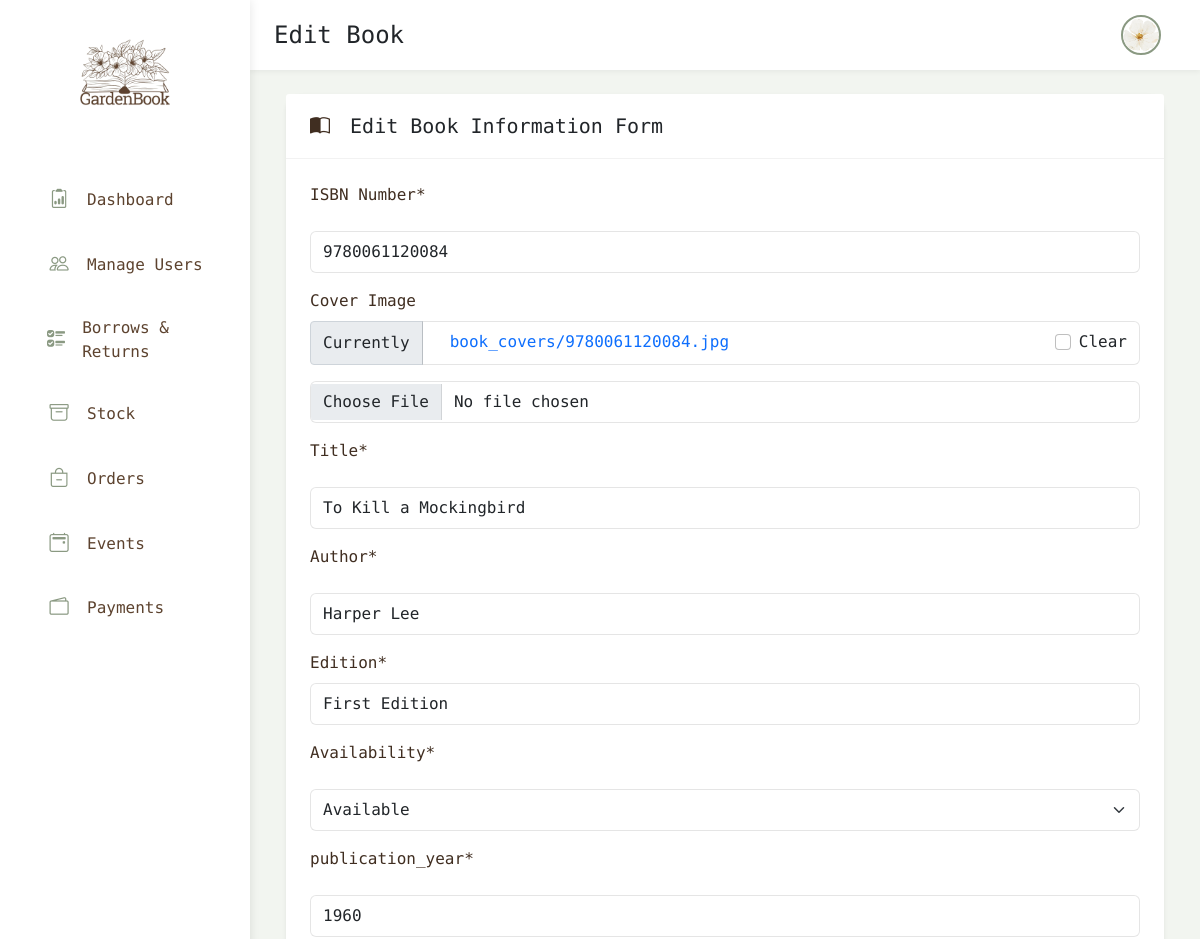
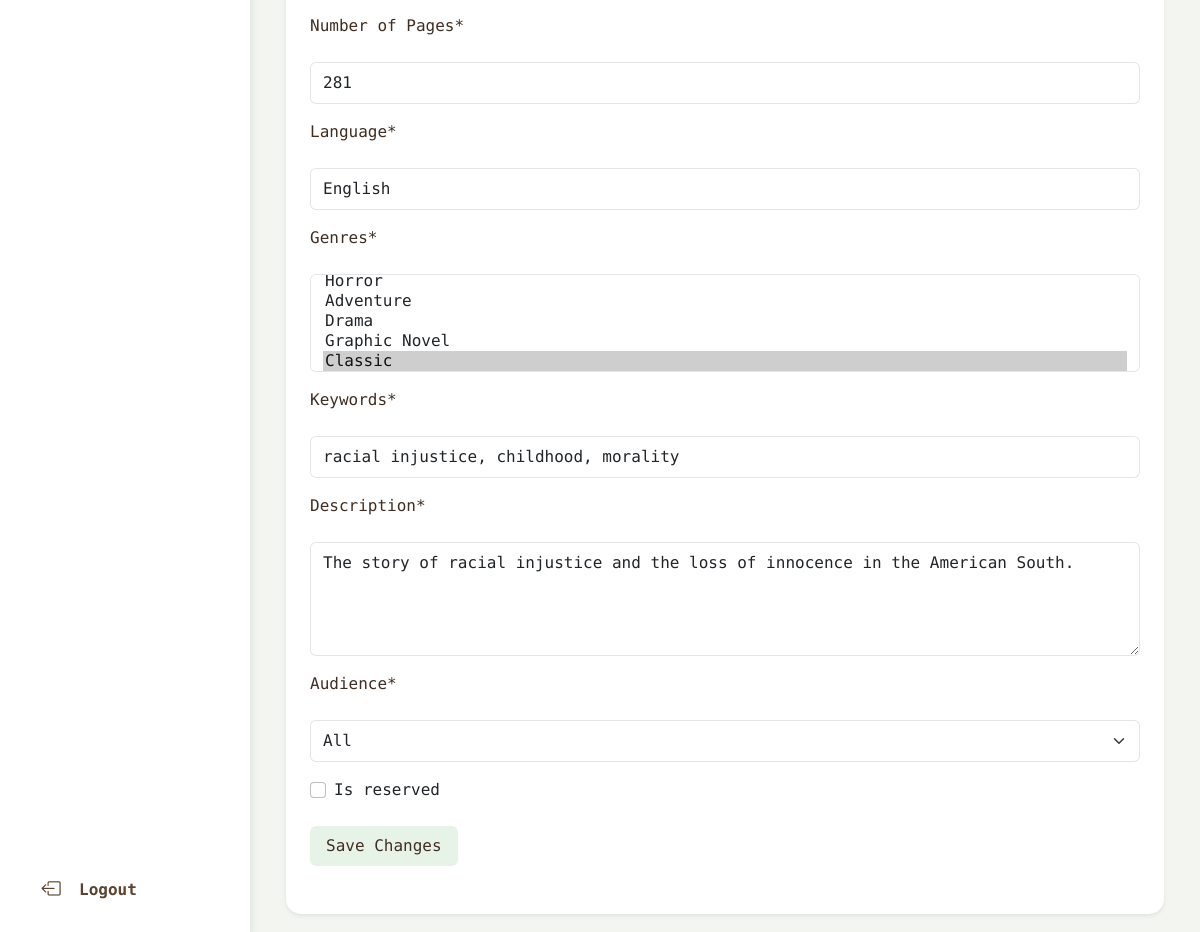
/edit-book/3/ (signed in), run on the app's committed database (2 pictures, top to bottom).
### theApp/models.py (models this page shows, shortened)
class Person(AbstractUser):
    cin = models.CharField(max_length=20, unique=True, default="")
    profile_pic = models.ImageField(upload_to='profile_pics/', null=True, blank=True, default='profile_pics/profile_pic1.png')
    first_name = models.CharField(max_length=50)
    last_name = models.CharField(max_length=50)
    role = models.CharField(max_length=20,choices=RoleName.choices, default=RoleName.READER)
    dob = models.DateField(null=True, blank=True)
    phone = models.CharField(max_length=15, null=True, blank=True)
    status = models.CharField(max_length=20, choices=MembershipStatus.choices, default=MembershipStatus.ACTIVE)
    address = models.CharField(max_length=255, null=True, blank=True)
    city = models.CharField(max_length=100, null=True, blank=True)
    postal_code = models.CharField(max_length=20, null=True, blank=True)
    country = models.CharField(max_length=100, null=True, blank=True)
    bio = models.CharField(max_length=300, null=True, blank=True)
    unread_alerts = models.IntegerField(default=0)
    class Meta:
        ordering = ['-date_joined']

class Book(models.Model):
    ISBN = models.CharField(max_length=13, unique=True)
    cover = models.ImageField(upload_to='book_covers/', null=True, blank=True, default="book_covers/default_book_cover.png") # 'ImageField' handels image uploads
    title = models.CharField(max_length=255,default="")
    author = models.CharField(max_length=255,default="")
    edition = models.CharField(max_length=255,default="")
    availability = models.CharField(max_length=30,choices=Availability.choices, default=Availability.AVAILABLE)
    publication_year = models.IntegerField(default=0)
    nbPage = models.IntegerField(default="")
    lang = models.CharField(max_length=244,default="")
    genres = models.ManyToManyField(Genre)
    keywords = models.CharField(max_length=244,default="")
    description = models.CharField(max_length=244,default="")
    audience = models.CharField(max_length=20, choices=AudienceType.choices, default="")
    review = models.IntegerField(default=0, validators=[
            MinValueValidator(0),
            MaxValueValidator(10)
        ])
    nb_borrows = models.IntegerField(default=0)
    date_creation = models.DateField(auto_now_add=True)
    date_modification = models.DateField(auto_now=True)
    is_reserved = models.BooleanField(default=False)

### theApp/views.py (the view)
# urls.py: path('edit-book/<str:pk>/', views.edit_book, name='edit-book'),
@login_required(login_url='login')
def edit_book(request, pk):
  book = Book.objects.get(id = pk)
  form = CustomBookEditingForm(instance=book)
  if request.method == 'POST':
    form = CustomBookEditingForm(request.POST, instance=book, files=request.FILES)
    if form.is_valid():
      form.save()
      return redirect('stock')
  context = {'form' : form, 'book': book}
  return render(request, 'editBook.html', context)

### theApp/models.py (called while the page is built)
    def __str__(self):
        return self.name

### templates/editBook.html (shortened to what this page needs)
{% extends 'baseLibrarian.html' %}
{% load crispy_forms_tags %}
{% block page %}Edit Book{% endblock %}
{% block content %}
<div class="container-fluid">
  <div class="row">
    <div class="col-12">
      <div class="card rounded-20 shadow-sm">
        <div class="card-header bg-white">
          <h5 class="card-title mb-0">
            <i class="bi bi-book-half me-2 text-brown"></i>
            Edit Book Information Form
          </h5>
        </div>
        <div class="card-body">
          <form method="POST" enctype="multipart/form-data" class="needs-validation">
            {% crispy form %}
          </form>
        </div>
      </div>
    </div>
  </div>
</div>
{% endblock %}

### templates/baseLibrarian.html (shortened to what this page needs)
{% load static %}
<!DOCTYPE html>
<html lang="en">
<head>
  <link href="{% static 'assets/dist/css/bootstrap.min.css' %}" rel="stylesheet">
  <link rel="stylesheet" href="{% static 'css/base.css' %}">
</head>
<body>
  <div class="layout-container">
    <aside class="sidebar">
      <div class="sidebar-inner">
        <div class="text-center mb-5">
          <a href="{% url 'dashboard' %}"
            class="d-flex align-items-center justify-content-center text-brown text-decoration-none">
            <img src="{% static 'assets/brand/_logo-nobg.png' %}" class="img-fluid" width="90" height="90" role="img"
              alt="Library Management System">
          </a>
        </div>
        <nav class="sidebar-nav">
          <ul class="list-unstyled ps-2">
            <li class="nav-item mb-3">
              <a href="{% url 'dashboard' %}"
                class="sidebar-link d-flex align-items-center {% if request.path == '/dashboard/' %}active-link{% endif %}">
                <i class="bi bi-clipboard2-data me-3"></i>
                <span>Dashboard</span>
              </a>
            </li>
            <li class="nav-item mb-3">
              <a href="{% url 'manage-users' %}"
                class="sidebar-link d-flex align-items-center {% if request.path == '/manage-users/' %}active-link{% endif %}">
                <i class="bi bi-people me-3"></i>
                <span>Manage Users</span>
              </a>
            </li>
            <li class="nav-item mb-3">
              <a href="{% url 'borrows-returns' %}"
                class="sidebar-link d-flex align-items-center {% if request.path == '/borrows-returns/' %}active-link{% endif %}">
                <i class="bi bi-ui-checks me-3"></i>
                <span>Borrows & Returns</span>
              </a>
            </li>
            <li class="nav-item mb-3">
              <a href="{% url 'stock' %}"
                class="sidebar-link d-flex align-items-center {% if request.path == '/stock/' %}active-link{% endif %}">
                <i class="bi bi-archive me-3"></i>
                <span>Stock</span>
              </a>
            </li>
            <li class="nav-item mb-3">
              <a href="{% url 'orders' %}"
                class="sidebar-link d-flex align-items-center {% if request.path == '/orders/' %}active-link{% endif %}">
                <i class="bi bi-bag-dash me-3"></i>
                <span>Orders</span>
              </a>
            </li>
            <li class="nav-item mb-3">
              <a href="{% url 'manage-event' %}"
                class="sidebar-link d-flex align-items-center {% if request.path == '/manage-event/' %}active-link{% endif %}">
                <i class="bi bi-calendar2-event me-3"></i>
                <span>Events</span>
              </a>
            </li>
            <li class="nav-item mb-3">
              <a href="{% url 'manage-payment' %}"
                class="sidebar-link d-flex align-items-center {% if request.path == '/manage-payment/' %}active-link{% endif %}">
                <i class="bi bi-wallet2 me-3"></i>
                <span>Payments</span>
              </a>
            </li>
          </ul>
        </nav>
        <div class="mt-auto">
          <a href="{% url 'logout' %}" class="logout-link d-flex align-items-center">
            <i class="bi bi-box-arrow-left me-3"></i>
            <span>Logout</span>
          </a>
        </div>
      </div>
    </aside>
    <main class="main-content">
      <div class="main-header">
        <div class="header-title">
          <h4 class="mb-0">{% block page %}Dashboard{% endblock %}</h4>
        </div>
        <div class="profile-img-container">
          <a href="{% url 'dashboard' %}">
            <img
              src="{% if request.user.profile_pic %}{{ request.user.profile_pic.url }}{% else %}{% static 'profile_pic2.png' %}{% endif %}"
              alt="Profile" class="profile-img">
          </a>
        </div>
      </div>
      <div class="content-area">
        {% block content %}
        {% endblock content %}
      </div>
    </main>
  </div>
</body>
</html>

### static/css/base.css (style rules this page uses)
html, body { height: 100%; margin: 0; overflow: hidden; }
body { font-family: "Geist Mono", sans-serif; padding: 0; min-height: 100vh; }
.bg-green, .btn-green { background: #e8f3e8 !important; }
.text-brown { color: #402e21; }
a { text-decoration: none; padding: 7px 15px; }
.rounded-20 { border-radius: 15px; }
.layout-container { display: flex; height: 100vh; width: 100%; }
.sidebar { width: 250px; height: 100vh; position: fixed; top: 0; left: 0; background-color: white; box-shadow: 0 0 10px rgba(0, 0, 0, 0.1); z-index: 1000; }
.sidebar-inner { height: 100%; display: flex; flex-direction: column; padding: 1.5rem; overflow-y: auto; }
.sidebar-nav { flex-grow: 1; }
.main-content { flex: 1; margin-left: 250px; display: flex; flex-direction: column; height: 100vh; overflow: hidden; }
.main-header { height: 70px; padding: 0 1.5rem; background-color: white; box-shadow: 0 2px 5px rgba(0, 0, 0, 0.05); display: flex; align-items: center; position: sticky; top: 0; z-index: 900; }
.content-area { flex: 1; overflow-y: auto; background-color: #aabda028; padding: 1.5rem; height: calc(100vh - 70px); }
.sidebar-link { color: #5d432f; padding: 10px 15px; border-radius: 6px; font-weight: 500; transition: all 0.2s ease; text-decoration: none; }
.sidebar-link i { font-size: 1.2rem; width: 24px; text-align: center; color: #8a9982; }
.logout-link { color: #5d432f; padding: 10px 15px; border-radius: 6px; font-weight: 600; transition: all 0.2s ease; text-decoration: none; }
.logout-link i { font-size: 1.2rem; width: 24px; text-align: center; }
.profile-img { border: 2px solid #8a9982; transition: all 0.2s ease; object-fit: cover; }
:root { --brown-dark: #402e21; --brown: #5d432f; --brown-light: #f0e8d9; --green-dark: #8a9982; --green: #aabda0; --green-soft: rgba(170, 189, 160, 0.16); --success-soft: #e8f3e8; --warning-soft: #fff3cd; --danger-soft: rgba(93, 67, 47, 0.15); }
.card { border: none; transition: all 0.2s ease; }
.card-header { background-color: transparent; border-bottom: 1px solid rgba(0, 0, 0, 0.05); padding: 1.25rem 1.5rem; }
.card-body { padding: 1.5rem; }
.btn { font-weight: 500; padding: 0.5rem 1rem; border-radius: 0.375rem; transition: all 0.2s ease; }
.form-control, .form-select { padding: 0.5rem 0.75rem; border-color: rgba(0, 0, 0, 0.1); border-radius: 0.375rem; }
.form-label { font-weight: 500; margin-bottom: 0.5rem; color: var(--brown-dark); }
.main-header .profile-img-container { display: flex; align-items: center; margin-left: auto; }
.main-header .profile-img { width: 40px; height: 40px; border-radius: 50%; object-fit: cover; margin-left: 15px; }

### data on the page
Person: profile_pic (picture)
Book: ISBN "9780061120084", title "To Kill a Mockingbird", author "Harper Lee", edition "First Edition", availability "Available", publication_year "1960", nbPage "281", lang "English", keywords "racial injustice, childhood, morality", description "The story of racial injustice and the loss of innocence in the American South.", audience "All"
